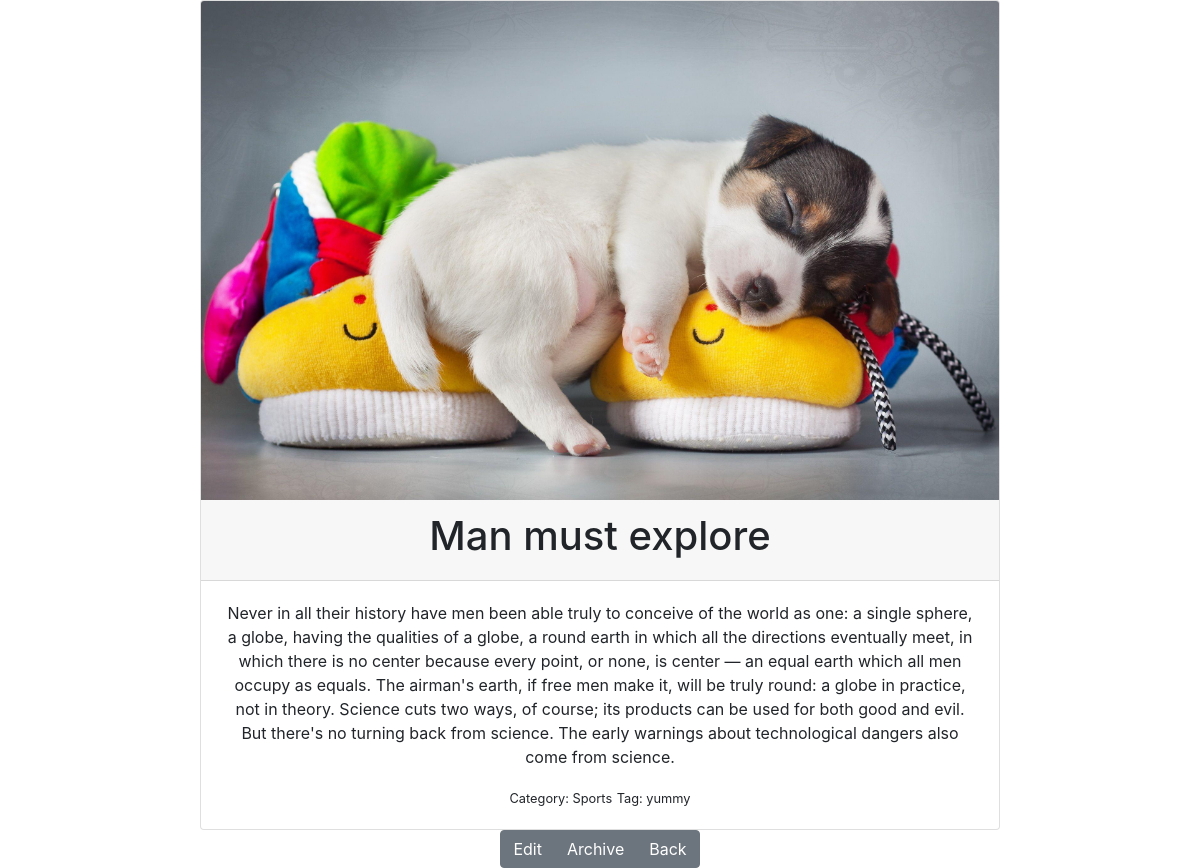
The page /blogs/blog_post/15/ on the database its author committed.
### mainblog/models.py (models this page shows, shortened)
class Post(models.Model):
    title = models.CharField(max_length=50)
    author = models.ForeignKey(User, on_delete=models.CASCADE)
    date_added = models.DateTimeField(default=timezone.now)
    date_mod = models.DateTimeField(null=True)
    text = models.TextField(null=True)
    is_archived = models.BooleanField(default=False)
    cover_image = models.ImageField(upload_to='cover_images/')
    category = models.ForeignKey("Category", on_delete=models.CASCADE)
    tag = models.ManyToManyField("Tag")

class Category(models.Model):
    name = models.CharField(max_length=50)
    description = models.TextField(max_length=100)
    date_added = models.DateTimeField(auto_now_add=True)
    class Meta:
        verbose_name_plural = 'Categories'
    def __str__(self):
        return self.name

class Tag(models.Model):
    tag_name = models.CharField(max_length=20)

### mainblog/views.py (the view)
# urls.py: path('blog_post/<int:post_id>/', views.blog_post, name='blog_post'),
def blog_post(request, post_id):
    try:
        post = Post.objects.get(pk=post_id)
    except Post.DoesNotExist:
        raise Http404
    return render(request, 'blog_post.html', {'post': post})

### templates/blog_post.html
{% extends 'base.html' %}
{% block content %}
<center>
    <div class="card text" style="width: 50rem;">
        <img class="card-img-top" src = "{{ post.cover_image.url }}">
            <div class="card-header">
                <h1>{{post.title}}</h1>
            </div>
        <div class="card-body">
            <p class="card-text">{{post.text}}</p>
                <small>Category: {{post.category}}</small>
                {% for item in post.tag.all %}
                <small>Tag: {{item.tag_name}} </small>
                {% endfor %}
        </div>
    </div>
    <div class="btn-group" role="group" aria-label="Basic example">
            <a class="btn btn-secondary" href="{% url 'edit_post' post.id %}"> Edit </a>
            <a class="btn btn-secondary" href="{% url 'archived_post' post.id %}"> Archive </a>
            <a class="btn btn-secondary" href="{% url 'index' %}"> Back </a>
    </div>
</center>
{% endblock %}

### rows shown on the page
Post: cover_image (picture), title "Man must explore", text "Never in all their history have men been able truly to conceive of the world as one: a single sphere, a globe, having the qualities of a globe, a round earth in which all the directions eventually meet, in which there is no center because every point, or none, is center — an equal earth which all men occupy as equals. The airman's earth, if free men make it, will be truly round: a globe in practice, not in theory. Science cuts two ways, of course; its products can be used for both good and evil. But there's no turning back from science. The early warnings about technological dangers also come from science.", category "Sports"
Tag: tag_name "yummy"
